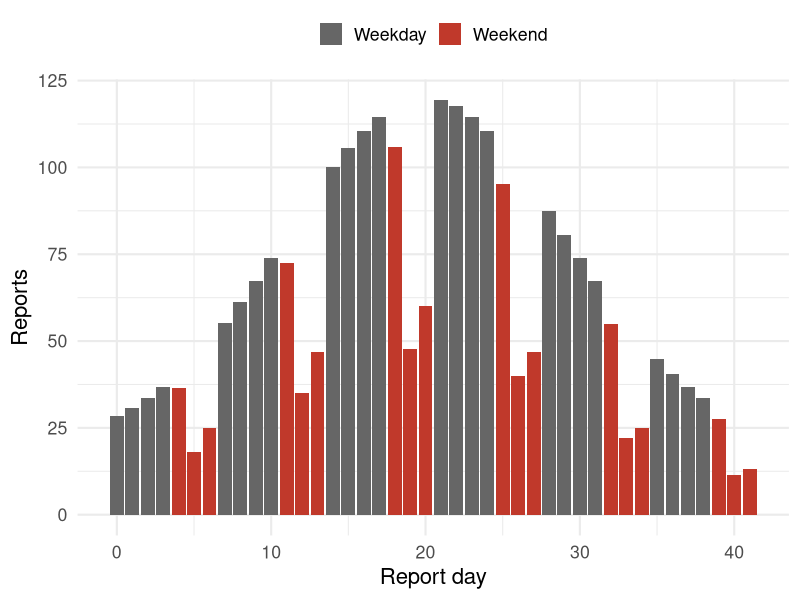
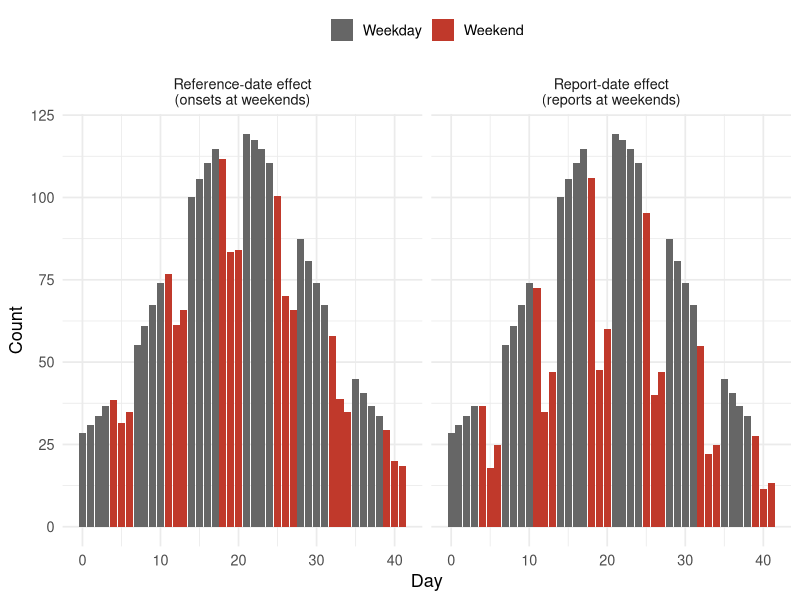

Source code (R) for these figures, in order:
## ---- chunk 1
library("dplyr")
library("tidyr")
library("ggplot2")
set.seed(1)
days <- 0:41
ref_dow_effect <- c(1, 1, 1, 1, 0.95, 0.7, 0.7)
rep_dow_effect <- c(1, 1, 1, 1, 0.9, 0.4, 0.5)
base <- 100 * dnorm(days, mean = 20, sd = 9) /
  max(dnorm(days, mean = 20, sd = 9)) + 20
weekend_fill <- scale_fill_manual(
  values = c("FALSE" = "grey40", "TRUE" = "#c0392b"),
  labels = c("Weekday", "Weekend"), name = NULL
)
## ---- chunk 2
tibble(day = days, reports = base * rep_dow_effect[(days %% 7) + 1]) |>
  ggplot(aes(day, reports, fill = (day %% 7) >= 4)) +
  geom_col() +
  weekend_fill +
  labs(x = "Report day", y = "Reports") +
  theme_minimal(base_size = 16) +
  theme(legend.position = "top")
## ---- chunk 3
tibble(day = days, base = base) |>
  mutate(
    `Reference-date effect\n(onsets at weekends)` =
      base * ref_dow_effect[(day %% 7) + 1],
    `Report-date effect\n(reports at weekends)` =
      base * rep_dow_effect[(day %% 7) + 1]
  ) |>
  pivot_longer(-c(day, base), names_to = "effect", values_to = "value") |>
  ggplot(aes(day, value, fill = (day %% 7) >= 4)) +
  geom_col() +
  facet_wrap(~effect) +
  weekend_fill +
  labs(x = "Day", y = "Count") +
  theme_minimal(base_size = 13) +
  theme(legend.position = "top")
